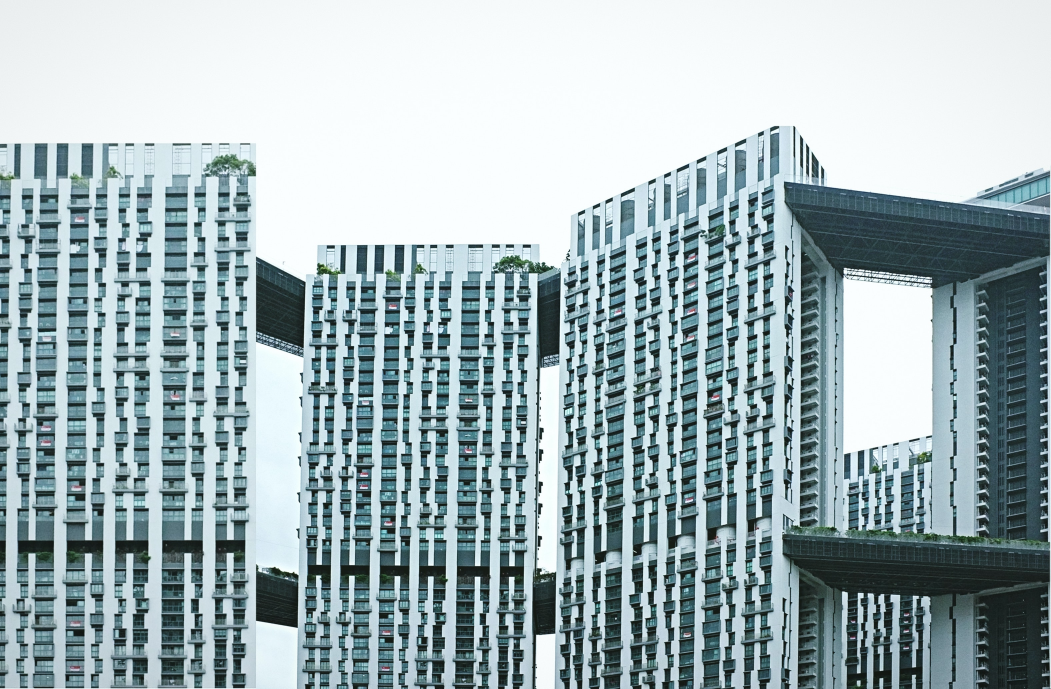
#> input picture lab2/original2.jpg, 3152 x 2066 px, given in place of kJR5HPaLeek.jpg, which was not available (shown at 1/3 size)
$ python grayscale_histogram.py
#> lines starting #> are read from the running program, lines starting #| are printed output that depends on the picture; pictures that were not available may be replaced by others from this repository, and a replacement may not be noted
from matplotlib import pyplot as plt
import cv2
# [5 lines of commented-out code are left out]

image = cv2.imread("kJR5HPaLeek.jpg")
#> image is the input picture: shape (2066, 3152, 3); mean B, G, R 182.2, 178.1, 160.8
image = cv2.cvtColor(image, cv2.COLOR_BGR2GRAY)
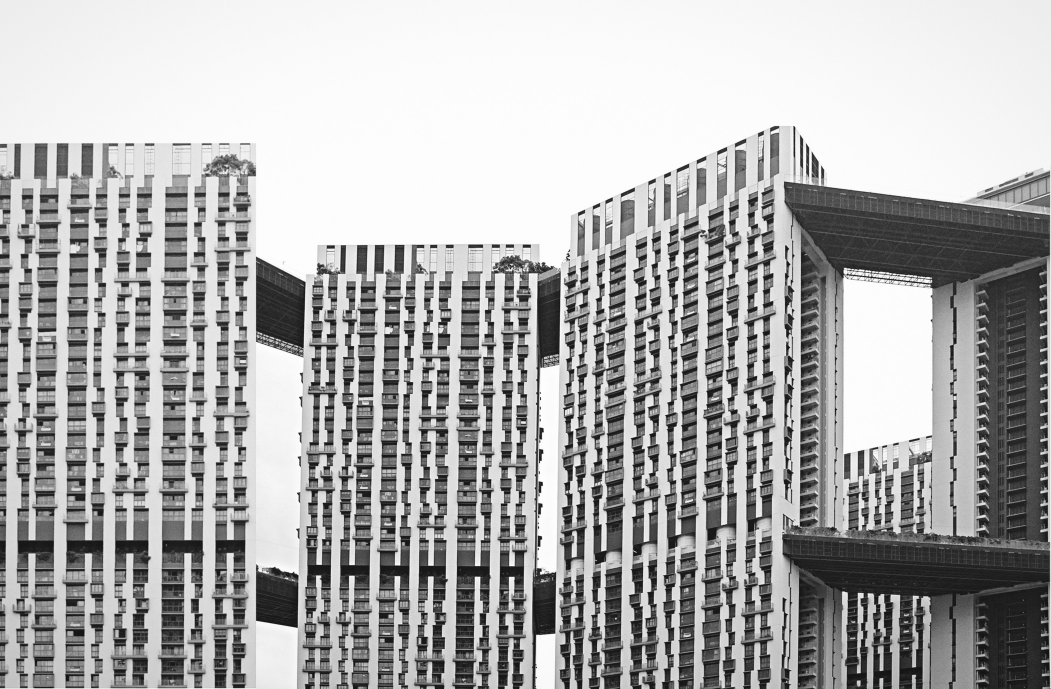
#> image: shape (2066, 3152) (shown at 1/3 size); min 2, max 255, mean 173.4

hist = cv2.calcHist([image], [0], None, [256], [0, 256])
#> hist = 256 values, max 498513 at index 253, min 0 at index 0, mean 25437.6

plt.figure()
plt.axis("off")
plt.imshow(cv2.cvtColor(image, cv2.COLOR_GRAY2RGB))

plt.figure()
plt.title("Grayscale Histogram")
plt.xlabel("Bins")
plt.ylabel("# of Pixels")
plt.plot(hist)
plt.xlim([0, 256])

hist /= hist.sum()
#> hist = 256 values, max 0.0766 at index 253, min 0 at index 0, mean 0.00391

plt.figure()
plt.title("Grayscale Histogram (Normalized)")
plt.xlabel("Bins")
plt.ylabel("% of Pixels")
plt.plot(hist)
plt.xlim([0, 256])
plt.show()
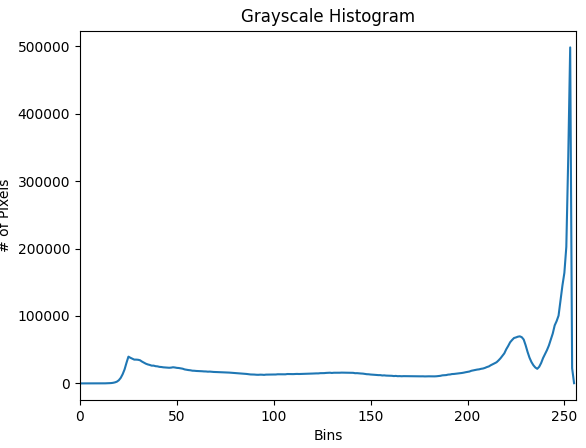
#> figure drawn by matplotlib, 1 panel; curve peaks at x = 253, y = 498513
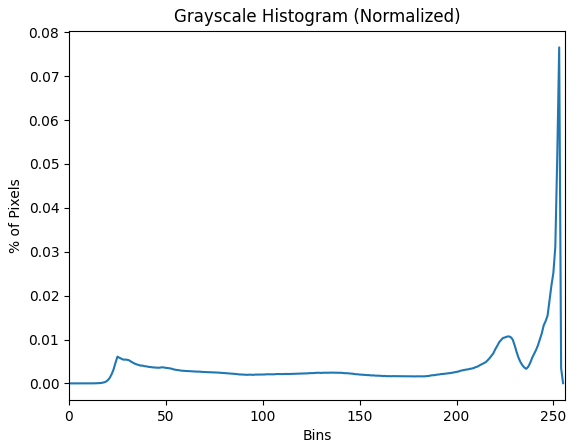
#> figure drawn by matplotlib, 1 panel; curve peaks at x = 253, y = 0.0766

$ run again, on lab2/original3.jpg
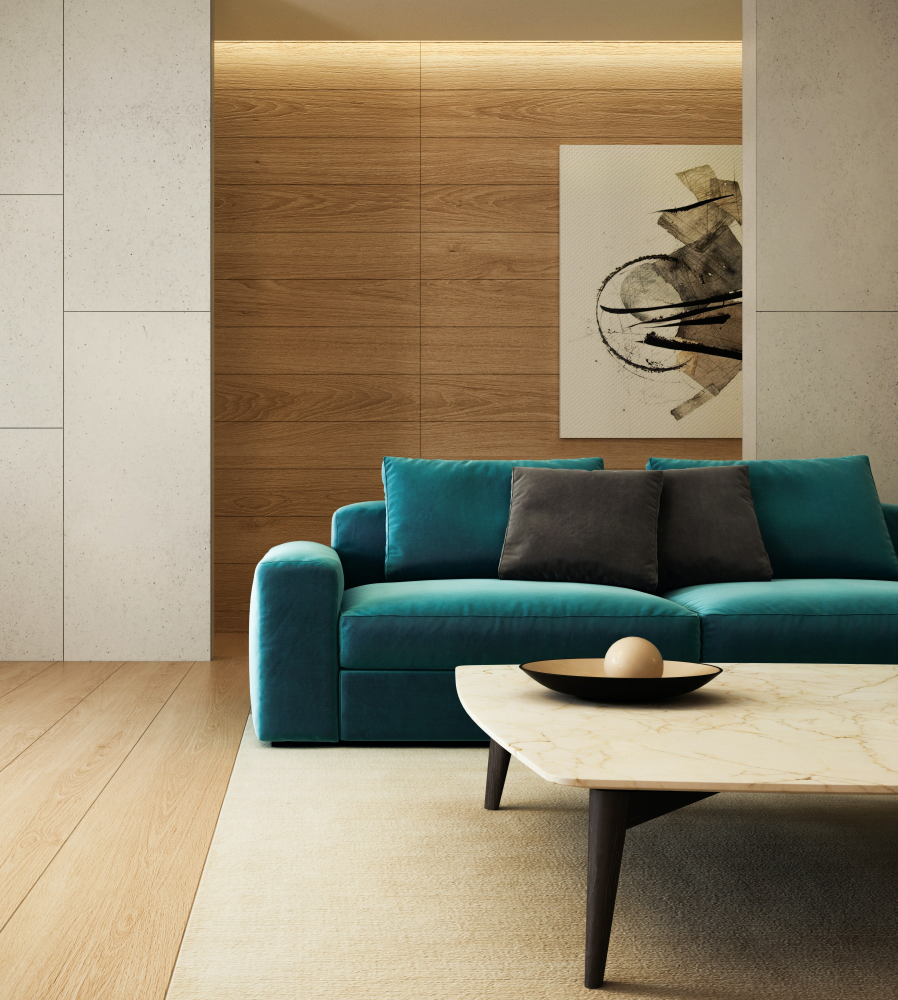
#> input picture lab2/original3.jpg, 2692 x 3000 px, given in place of kJR5HPaLeek.jpg, which was not available (shown at 1/3 size)
#> image is the input picture: shape (3000, 2692, 3); mean B, G, R 112.8, 136.5, 148.1
#> `image = cv2.cvtColor(image, cv2.COLOR_BGR2GRAY)`:
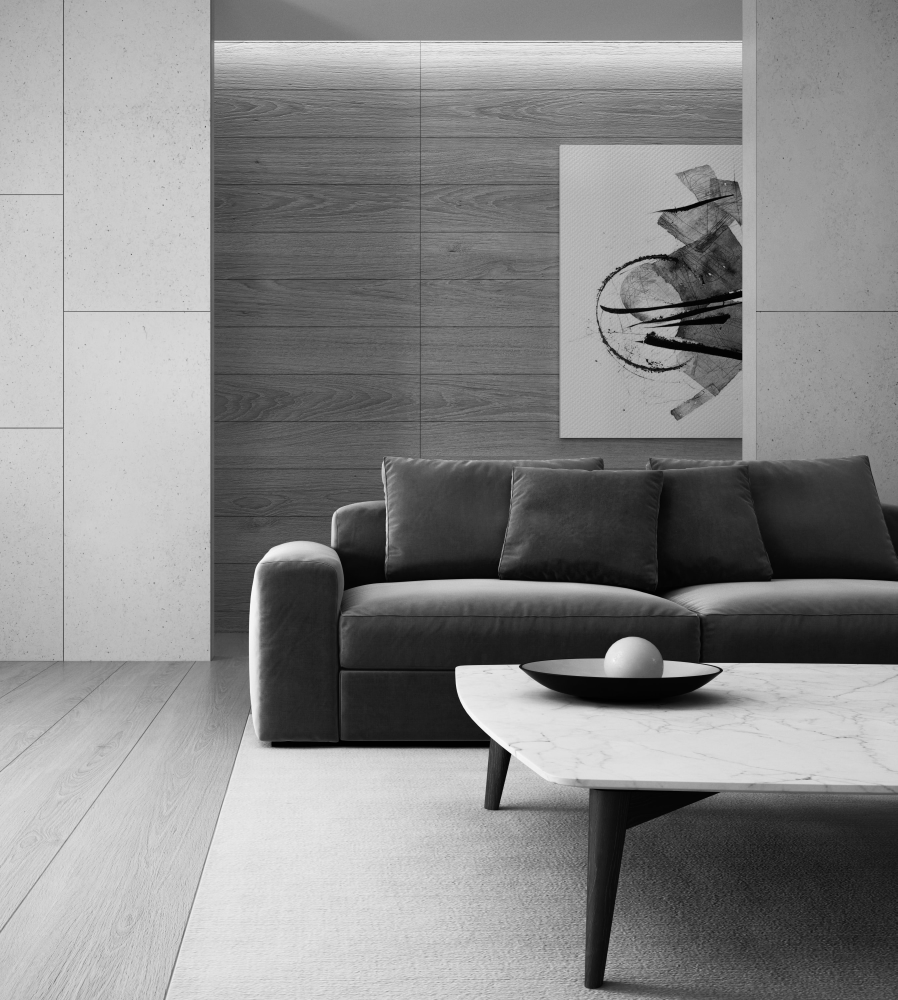
#> image: shape (3000, 2692) (shown at 1/3 size); min 0, max 255, mean 137.2
#> `hist = cv2.calcHist([image], [0], None, [256], [0, 256])`: hist = 256 values, max 111681 at index 205, min 3 at index 255, mean 31546.9
#> `hist /= hist.sum()`: hist = 256 values, max 0.0138 at index 205, min 3.71e-07 at index 255, mean 0.00391
#> `plt.show()`:
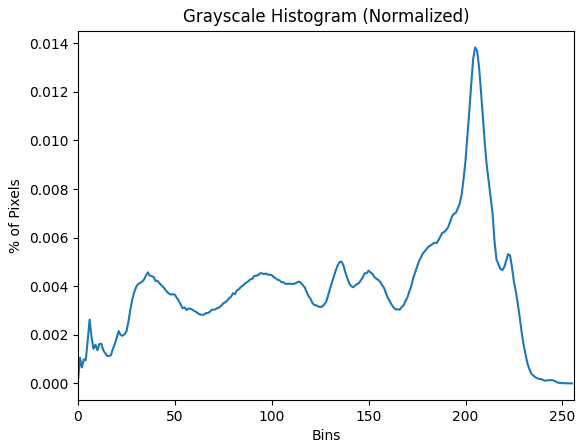
#> figure drawn by matplotlib, 1 panel; curve peaks at x = 205, y = 0.0138
